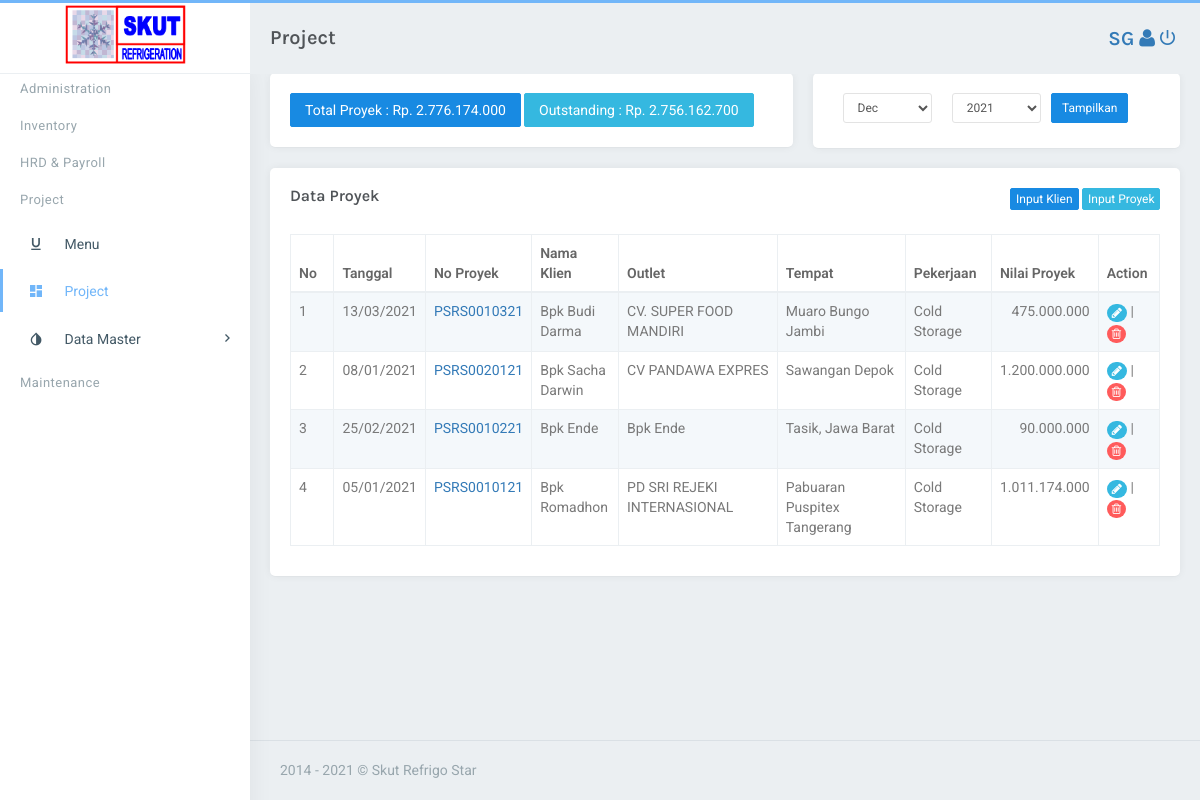
/project/index.php (signed in), run on the app's committed database.
### tables this page shows
CREATE TABLE `proyek` (
  `id` int(11) NOT NULL,
  `tanggalpro` date NOT NULL,
  `tanggalpjt` date DEFAULT NULL,
  `noproposal` varchar(50) NOT NULL,
  `noproyek` varchar(50) DEFAULT NULL,
  `namaklien` varchar(50) DEFAULT NULL,
  `outlet` varchar(255) DEFAULT NULL,
  `tempat` varchar(50) DEFAULT NULL,
  `pekerjaan` varchar(255) DEFAULT NULL,
  `nilaiproyek` varchar(50) DEFAULT NULL,
  `keterangan` varchar(255) DEFAULT NULL,
  `status` int(11) NOT NULL,
  `diskon` int(11) NOT NULL
);

CREATE TABLE `klien` (
  `id` int(11) NOT NULL,
  `kodeklien` varchar(50) DEFAULT NULL,
  `namaklien` varchar(50) DEFAULT NULL,
  `nama` varchar(50) DEFAULT NULL,
  `alamat` varchar(50) DEFAULT NULL,
  `nohp` varchar(50) DEFAULT NULL,
  `bank` varchar(50) DEFAULT NULL,
  `norek` varchar(50) DEFAULT NULL
);

### include/fungsi.php (called while the page is built, shortened)
<?php
$conn = mysqli_connect('localhost', 'root', '', 'skutrs_srs');
function query($query)
{
    global $conn;
    $result = mysqli_query($conn, $query);
    $rows = [];
    while ($row = mysqli_fetch_assoc($result)) {
        $rows[] = $row;
    }
    return $rows;
}

### controller/c_project.php (called while the page is built, shortened)
<?php
if(isset($_POST["tampilkan"])) {
    $bulan = $_POST["bulan"];
    $tahun = $_POST["tahun"];
    if ($bulan === "00" AND $tahun === "00") {
        $proyek = query("SELECT * FROM proyek WHERE noproyek != '' ORDER BY id DESC");
        $jumlahi = "SELECT SUM(nilaiproyek) AS total_i FROM proyek   ";
        $hasili = mysqli_query($conn, $jumlahi) ;
        $inp = mysqli_fetch_array($hasili);
        $totali = $inp['total_i'];
        $jumlahot = "SELECT SUM(input) AS total_ot FROM pembayaran WHERE kodekas ='KBMP'";
        $hasilot = mysqli_query($conn, $jumlahot) ;
        $inpot = mysqli_fetch_array($hasilot);
        $totalot = $totali-$inpot['total_ot'];
    }elseif($bulan === "00"){
        $proyek = query("SELECT * FROM proyek WHERE noproyek != '' AND year(tanggalpjt) ='$tahun' ORDER BY id DESC");
        $jumlahi = "SELECT SUM(nilaiproyek) AS total_i FROM proyek WHERE noproyek != '' AND year(tanggalpjt) ='$tahun' ";
        $hasili = mysqli_query($conn, $jumlahi) ;
        $inp = mysqli_fetch_array($hasili);
        $totali = $inp['total_i'];
        $jumlahot = "SELECT SUM(input) AS total_ot FROM pembayaran WHERE kodekas ='KBMP' WHERE noproyek != '' AND year(tanggalpjt) ='$tahun' ";
        $hasilot = mysqli_query($conn, $jumlahot) ;
        $inpot = mysqli_fetch_array($hasilot);
        $totalot = $totali-$inpot['total_ot'];
    }elseif($tahun === "00"){
        $proyek = query("SELECT * FROM proyek WHERE noproyek != '' AND month(tanggalpjt) ='$bulan' ORDER BY id DESC");
        $jumlahi = "SELECT SUM(nilaiproyek) AS total_i FROM proyek WHERE noproyek != '' AND month(tanggalpjt) ='$bulan' ";
        $hasili = mysqli_query($conn, $jumlahi) ;
        $inp = mysqli_fetch_array($hasili);
        $totali = $inp['total_i'];
        $jumlahot = "SELECT SUM(input) AS total_ot FROM pembayaran WHERE kodekas ='KBMP' WHERE noproyek != '' AND month(tanggalpjt) ='$bulan' ";
        $hasilot = mysqli_query($conn, $jumlahot) ;
        $inpot = mysqli_fetch_array($hasilot);
        $totalot = $totali-$inpot['total_ot'];
    }else{
        $proyek = query("SELECT * FROM proyek WHERE noproyek != '' AND month(tanggalpjt) ='$bulan' AND year(tanggalpjt) ='$tahun' ORDER BY id DESC");
        $jumlahi = "SELECT SUM(nilaiproyek) AS total_i FROM proyek WHERE noproyek != '' AND month(tanggalpjt) ='$bulan' AND year(tanggalpjt) ='$tahun' ";
        $hasili = mysqli_query($conn, $jumlahi) ;
        $inp = mysqli_fetch_array($hasili);
        $totali = $inp['total_i'];
        $jumlahot = "SELECT SUM(input) AS total_ot FROM pembayaran WHERE kodekas ='KBMP' WHERE noproyek != '' AND month(tanggalpjt) ='$bulan' AND year(tanggalpjt) ='$tahun' ";
        $hasilot = mysqli_query($conn, $jumlahot) ;
        $inpot = mysqli_fetch_array($hasilot);
        $totalot = $totali-$inpot['total_ot'];
    }
}else{
    $proyek = query("SELECT * FROM proyek WHERE noproyek != '' ORDER BY id DESC");
    $jumlahi = "SELECT SUM(nilaiproyek) AS total_i FROM proyek   ";
    $hasili = mysqli_query($conn, $jumlahi) ;
    $inp = mysqli_fetch_array($hasili);
    $totali = $inp['total_i'];
    $jumlahot = "SELECT SUM(input) AS total_ot FROM pembayaran WHERE kodekas ='KBMP'";
    $hasilot = mysqli_query($conn, $jumlahot) ;
    $inpot = mysqli_fetch_array($hasilot);
    $totalot = $totali-$inpot['total_ot'];
}

### include/fungsi_rupiah.php (called while the page is built, shortened)
<?php
function format_rupiah($angka){
  $rupiah=number_format($angka,0,',','.');
  return $rupiah;
}
?>

### project/index.php (the view, shortened to what this page needs)
<?php
require '../include/fungsi.php';
require '../include/header.php';
require '../include/fungsi_rupiah.php';
require '../controller/c_project.php';
$juhal = "Project";
?>
<body class="fixed-left">
    <div id="wrapper">
        <?php require '../include/topbar.php'; ?>
        <?php require '../include/sidebar.php'; ?>
        <div class="content-page">
            <div class="content">
                <div class="container">
                    <div class="row">
                        <div class="col-lg-7">
                            <div class="card-box">
                                <div class="dropdown pull-centre">
                                    <button class="btn btn-primary waves-effect waves-light" data-toggle="modal" data-target="#input-close-modal">Total Proyek : Rp.
                                        <?= format_rupiah($totali); ?>
                                    </button>
                                    <button class="btn btn-info waves-effect waves-light" data-toggle="modal" data-target="#output-close-modal">
                                        Outstanding : Rp. <?= format_rupiah($totalot); ?></button>
                                </div>
                            </div>
                        </div>
                        <div class="col-lg-5">
                            <div class="card-box">
                                <form method="post" action="">
                                    <?php require '../include/tgltahun.php'; ?>
                                </form>
                            </div>
                        </div>
                    </div>
                    <div class="row">
                        <div class="col-sm-12">
                            <div class="card-box table-responsive">
                                <div class="dropdown pull-right">
                                    <button class="btn btn-primary waves-effect waves-light btn-xs m-b-5" data-toggle="modal" data-target="#modalklien">Input Klien</button>
                                    <button class="btn btn-info waves-effect waves-light btn-xs m-b-5" data-toggle="modal" data-target="#modalproyek">Input Proyek</button>
                                </div>
                                <h4 class="header-title m-t-0 m-b-30">Data Proyek</h4>
                                <table id="datatable" class="table table-striped table-bordered">
                                    <thead>
                                        <tr>
                                            <th>No</th>
                                            <th>Tanggal</th>
                                            <th>No Proyek</th>
                                            <th>Nama Klien</th>
                                            <th>Outlet</th>
                                            <th>Tempat</th>
                                            <th>Pekerjaan</th>
                                            <th>Nilai Proyek</th>
                                            <th>Action</th>
                                        </tr>
                                    </thead>
                                    <tbody>
                                        <?php $i = 1; ?>
                                        <?php foreach ($proyek as $row) : ?>
                                            <tr>
                                                <td width="5%"><?= $i ?></td>
                                                <td>
                                                    <?php
                                                    $t = $row['tanggalpjt'];
                                                    $ta = substr($t, 8, 2);
                                                    $bu = "/" . substr($t, 5, 2) . "/";
                                                    $tah = substr($t, 0, 4);
                                                    echo $ta . $bu . $tah;
                                                    ?>
                                                </td>
                                                <td class="text-success">
                                                    <a href="detailproyek.php?kp=<?= $row['noproyek'] ?>" target="_blank"><?php echo substr($row['noproyek'], 0, 7) ?><?php echo substr($row['noproyek'], 7, 2) ?><?php echo substr($row['noproyek'], 9, 2) ?></a>
                                                </td>
                                                <td width="10%" ;>
                                                    <?php
                                                    $kodeklien = $row["namaklien"];
                                                    $ka = "SELECT * FROM klien WHERE kodeklien ='$kodeklien'";
                                                    $hasilka = mysqli_query($conn, $ka);
                                                    $tampil = mysqli_fetch_array($hasilka);
                                                    $tampilkode = $tampil['namaklien'];
                                                    echo ucwords($tampilkode);
                                                    ?>
                                                </td>
                                                <td><?= $row['outlet'] ?></td>
                                                <td><?= $row['tempat'] ?></td>
                                                <td>
                                                    <?php if ($row['pekerjaan'] != "") : ?>
                                                        <?php
                                                        if ($row['pekerjaan'] == '1') {
                                                            echo "Cold Storage";
                                                        } elseif ($row['pekerjaan'] == '2') {
                                                            echo "Konstruksi";
                                                        } elseif ($row['pekerjaan'] == '3') {
                                                            echo "Listrik";
                                                        } elseif ($row['pekerjaan'] == '4') {
                                                            echo "Unit";
                                                        } else {
                                                            echo "AC";
                                                        }
                                                        ?>
                                                    <?php endif; ?>
                                                </td>
                                                <td align="right"><?= format_rupiah($row['nilaiproyek']) ?></td>
                                                <td>
                                                    <a href="detailproyek.php?kp=<?= $row['noproyek'] ?>" target="_blank" class="on-default edit-row badge badge-info"><i class="fa fa-pencil"></i></a> |
                                                    <a class="on-default remove-row badge badge-danger tombol-deleteproyek"><i class="fa fa-trash-o"></i></a>
                                                </td>
                                            </tr>
                                            <?php $i++; ?>
                                        <?php endforeach; ?>
                                    </tbody>
                                </table>
                            </div>
                        </div>
                    </div>
                </div>
            </div>
            <?php require '../include/footer.php'; ?>
        </div>
    </div>
</body>
</html>

### include/topbar.php (shortened to what this page needs)
<div class="topbar">
    <div class="topbar-left">
        <img src="../assets/images/logoskut.png" width="50%">
    </div>
    <div class="navbar navbar-default" role="navigation">
        <div class="container">
            <ul class="nav navbar-nav navbar-left">
                <li>
                    <h4 class="page-title"><?= $juhal  ?></h4>
                </li>
            </ul>
            <ul class="nav navbar-nav navbar-right">
                <li>
                    <div class="page-title">
                        <ul class="list-inline m-b-0">
                            <li>
                                <h5 class="page-title"><a href=""><?= strtoupper($username); ?> </a> </h5>
                            </li>
                        </ul>
                    </div>
                </li>
                <li>
                    <div class="page-title">
                        <ul class="list-inline m-b-0">
                            <li>
                                <a href=""><i class="fa fa-user"></i></a>
                            </li>
                        </ul>
                    </div>
                </li>
                <li>
                    <div class="page-title">
                        <ul class="list-inline m-b-0">
                            <li>
                                <a href="../utem"><i class="zmdi zmdi-power"></i></a>
                            </li>
                        </ul>
                    </div>
                </li>
            </ul>
        </div>
    </div>
</div>

### data on the page
proyek: tanggalpjt "13", tanggalpjt "/03/", tanggalpjt "2021", noproyek "PSRS001", noproyek "03", noproyek "21", klien.namaklien "Bpk Budi Darma", outlet "CV. SUPER FOOD MANDIRI", tempat "Muaro Bungo Jambi", pekerjaan "Cold Storage", nilaiproyek "475.000.000"
proyek: tanggalpjt "08", tanggalpjt "/01/", tanggalpjt "2021", noproyek "PSRS002", noproyek "01", noproyek "21", klien.namaklien "Bpk Sacha Darwin", outlet "CV PANDAWA EXPRES", tempat "Sawangan Depok", pekerjaan "Cold Storage", nilaiproyek "1.200.000.000"
proyek: tanggalpjt "25", tanggalpjt "/02/", tanggalpjt "2021", noproyek "PSRS001", noproyek "02", noproyek "21", klien.namaklien "Bpk Ende", outlet "Bpk Ende", tempat "Tasik, Jawa Barat", pekerjaan "Cold Storage", nilaiproyek "90.000.000"
proyek: tanggalpjt "05", tanggalpjt "/01/", tanggalpjt "2021", noproyek "PSRS001", noproyek "01", noproyek "21", klien.namaklien "Bpk Romadhon", outlet "PD SRI REJEKI INTERNASIONAL", tempat "Pabuaran Puspitex Tangerang", pekerjaan "Cold Storage", nilaiproyek "1.011.174.000"

### other printed values
$juhal "Project"
$username "SG"
$bagian "Project"
format_rupiah($totali) "2.776.174.000"
format_rupiah($totalot) "2.756.162.700"
form field bulan "Dec"
form field tahun "2021"
